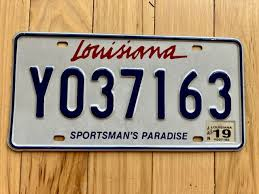
#> input picture zdjecia/image.png, 259 x 194 px; its folder holds 4 pictures in this run
$ python selekcja.py   (older library calls are emulated)
#> lines starting #> are read from the running program, lines starting #| are printed output that depends on the picture
import cv2
import os
import shutil
from datetime import datetime

def ocen_ostrosc(sciezka):
    """Ocenia ostrość zdjęcia w skali 0-100"""
    try:
        img = cv2.imread(sciezka, cv2.IMREAD_GRAYSCALE)
        if img is None:
            return 0
        laplacian = cv2.Laplacian(img, cv2.CV_64F)
        return min(100, laplacian.var() / 10)
    except Exception as e:
        print(f"Błąd oceny {sciezka}: {e}")
        return 0

def znajdz_serie_zdjec():
    """Grupuje zdjęcia które przyszły w odstępie < 3 minut"""
    zdjecia = [f for f in os.listdir('zdjecia')
               if f.endswith(('.jpg', '.jpeg', '.png'))]

    if not zdjecia:
        return []

    # Sortuj po czasie utworzenia
    zdjecia.sort(key=lambda x: os.path.getmtime(os.path.join('zdjecia', x)))

    serie = []
    obecna_seria = []
    ostatni_czas = None

    for zdj in zdjecia:
        sciezka = os.path.join('zdjecia', zdj)
        czas = os.path.getmtime(sciezka)

        if ostatni_czas is None or (czas - ostatni_czas) < 180:  # 3 minuty
            obecna_seria.append(zdj)
        else:
            if len(obecna_seria) >= 3:
                serie.append(obecna_seria)
            obecna_seria = [zdj]

        ostatni_czas = czas

    if len(obecna_seria) >= 3:
        serie.append(obecna_seria)

    return serie

def main():
    print("\n" + "="*60)
    print("🔍 SELEKCJA ZDJĘĆ - START")
    print("="*60)

    # Stwórz potrzebne foldery
    os.makedirs('zdjecia_czekajace', exist_ok=True)

    # Znajdź serie zdjęć
    serie = znajdz_serie_zdjec()
    print(f"Znaleziono {len(serie)} serii zdjęć")

    for i, seria in enumerate(serie):
        print(f"\n--- Seria {i+1}: {len(seria)} zdjęć ---")

        # Oceń każde zdjęcie
        oceny = []
        for zdj in seria:
            sciezka = os.path.join('zdjecia', zdj)
            ostrosc = ocen_ostrosc(sciezka)
#> in ocen_ostrosc, `img = cv2.imread(sciezka, cv2.IMREAD_GRAYSCALE)`:
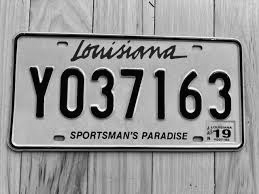
#> img: shape (194, 259); min 0, max 253, mean 149.1
#> in ocen_ostrosc, `laplacian = cv2.Laplacian(img, cv2.CV_64F)`:
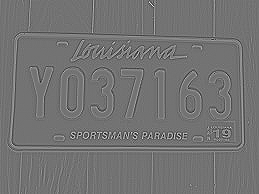
#> laplacian: shape (194, 259) float64; min -477, max 578, mean 0; drawn with min black and max white
#> ostrosc = 100
            oceny.append((zdj, sciezka, ostrosc))
            print(f"  {zdj}: ostrość {ostrosc:.1f}")
#|   image.png: ostrość 100.0

        # Wybierz najlepsze
        najlepsze = max(oceny, key=lambda x: x)
#> (the run stopped early here; a loop or call above may not have finished)
